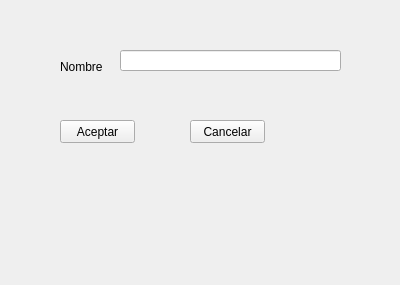
<?xml version="1.0" encoding="UTF-8"?>
<ui version="4.0">
 <class>Form</class>
 <widget class="QWidget" name="Form">
  <property name="geometry">
   <rect>
    <x>0</x>
    <y>0</y>
    <width>400</width>
    <height>285</height>
   </rect>
  </property>
  <property name="windowTitle">
   <string>Form</string>
  </property>
  <widget class="QLabel" name="label">
   <property name="geometry">
    <rect>
     <x>60</x>
     <y>60</y>
     <width>47</width>
     <height>13</height>
    </rect>
   </property>
   <property name="text">
    <string>Nombre</string>
   </property>
  </widget>
  <widget class="QLineEdit" name="txtNombre">
   <property name="geometry">
    <rect>
     <x>120</x>
     <y>50</y>
     <width>221</width>
     <height>21</height>
    </rect>
   </property>
  </widget>
  <widget class="QPushButton" name="btnAceptar">
   <property name="geometry">
    <rect>
     <x>60</x>
     <y>120</y>
     <width>75</width>
     <height>23</height>
    </rect>
   </property>
   <property name="text">
    <string>Aceptar</string>
   </property>
  </widget>
  <widget class="QPushButton" name="btnCancelar">
   <property name="geometry">
    <rect>
     <x>190</x>
     <y>120</y>
     <width>75</width>
     <height>23</height>
    </rect>
   </property>
   <property name="text">
    <string>Cancelar</string>
   </property>
  </widget>
 </widget>
 <resources/>
 <connections/>
</ui>
